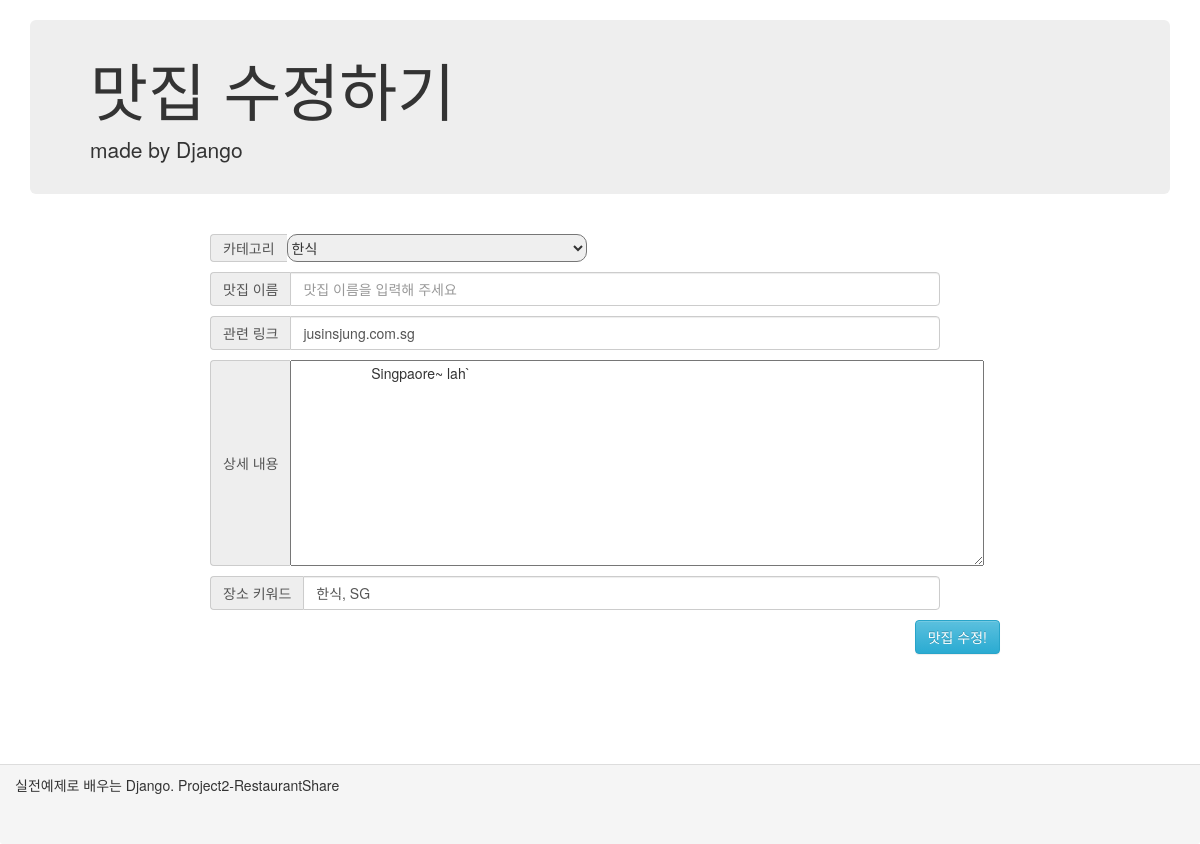
The app's page /restaurantDetail/updatePage/3 with its own data.
### shareRes/models.py (models this page shows)
class Restaurant(models.Model):
    category = models.ForeignKey(Category, on_delete=models.SET_DEFAULT, default=3)
    restaurant_name = models.CharField(max_length=100)
    restaurant_link = models.CharField(max_length=500)
    restaurant_content = models.TextField()
    restaurant_keyword = models.CharField(max_length=50)

### shareRes/views.py (the view)
# urls.py: path('restaurantDetail/updatePage/<str:res_id>', restaurantUpdate, name="resUpdatePage"),
def restaurantUpdate(request, res_id):
    categories = Category.objects.all()
    restaurant = Restaurant.objects.get(id=res_id)
    content = {'categories': categories, 'restaurant': restaurant}
    return render(request, 'shareRes/restaurantUpdate.html', content)

### shareRes/templates/shareRes/restaurantUpdate.html (shortened to what this page needs)
<html>
<head>
    <link rel="stylesheet" href="https://maxcdn.bootstrapcdn.com/bootstrap/3.3.2/css/bootstrap.min.css">
    <link rel="stylesheet" href="https://maxcdn.bootstrapcdn.com/bootstrap/3.3.2/css/bootstrap-theme.min.css">
</head>
    <body>
        <div class="container">
            <div class="header">
                <div class="jumbotron">
                    <h1>맛집 수정하기</h1>
                    <p>made by Django</p>
                </div>
            </div>
        </div>
    <div class="content">
        <form action="./update" method="POST" onsubmit="return checkFrom();">
        <div class="inputDiv">
            <div class="input-group">
                <span class="input-group-addon" id="sizing-addon2">
                    카테고리
                </span>
                <select id="resCategory" name="resCategory" class="resCategory" size="1" required autofocus>
                    {% for category in categories %}
                    {% if category == restaurant.category %}
                    <option value="{{category.id}}" selected>
                        {{ category.category_name }}
                    </option>
                    {% else %}
                    <option value="{{ category.id }}">{{ category.category_name }}</option>
                    {% endif %}
                    {% endfor %}
                </select>
            </div>
            <div class="input-group">
                <span class="input-group-addon" id="sizing-addon2">맛집 이름</span>
                <input id="resTitle" name="resTitle" type="text" class="form-control" placeholder="맛집 이름을 입력해 주세요"
                aria-describedby="sizing-addon2" value="{{ restaurant.restaurant.name }}">
            </div>
            <div class="input-group">
                <span class="input-group-addon" id="sizing-addon2">관련 링크</span>
                <input id="resLink" name="resLink" type="text" class="form-control" placeholder="관련 링크를 입력해 주세요"
                aria-describedby="sizing-addon2" value="{{restaurant.restaurant_link}}">
            </div>
            <div class="input-group">
                <span class="input-group-addon" id="sizing-addon2">상세 내용</span>
                <textarea id="resContent" name="resContent" cols="90" rows="10" placeholder="상세 내용을 입력해 주세요.">
                    {{ restaurant.restaurant_content }}
                </textarea>
            </div>
            <div class="input-group">
                <span class="input-group-addon" id="sizing-addon2">장소 키워드</span>
                <input id="resLoc" name="resLoc" type="text"
                class="form-control" placeholder="장소 키워드를 입력해 주세요" aria-describedby="sizing-addon2"
                value="{{ restaurant.restaurant_keyword }}">
                </div>
            <input type="submit" class="resAddBtn btn btn-info" role="button" value="맛집 수정!"/>
            </div>
            </form>
    </div>
            <div class="panel-footer">
                실전예제로 배우는 Django. Project2-RestaurantShare
            </div>
    </body>
    </html>

### shareRes/templates/shareRes/restaurantUpdate.html (style rules this page uses)
.container { margin-top: 20px; }
.jumbotron { padding-top:15px; padding-bottom:15px; }
.content { min-height: 60%; margin: auto; }
.inputDiv { margin-left: 200px; margin-right: 200px; margin-bottom: 50px; }
select[size] { height: 28px; }
.resCategory { width:300px; border-radius: 10px; }
.input-group { margin:10px; width: 730px; }
.resAddBtn { float:right; }
.panel-footer { margin-top: 50px; height: 10%; }

### records on screen
Restaurant: resLink "jusinsjung.com.sg", resContent "Singpaore~ lah`", resLoc "한식, SG"

### other values on screen
form field resCategory "한식"
